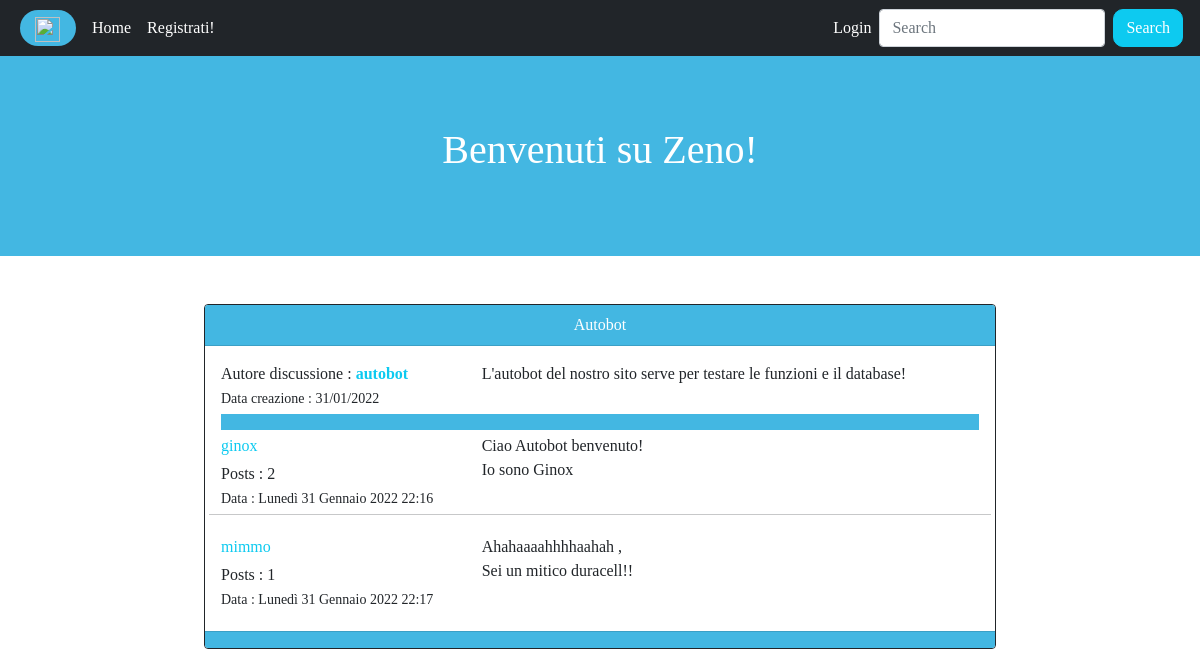
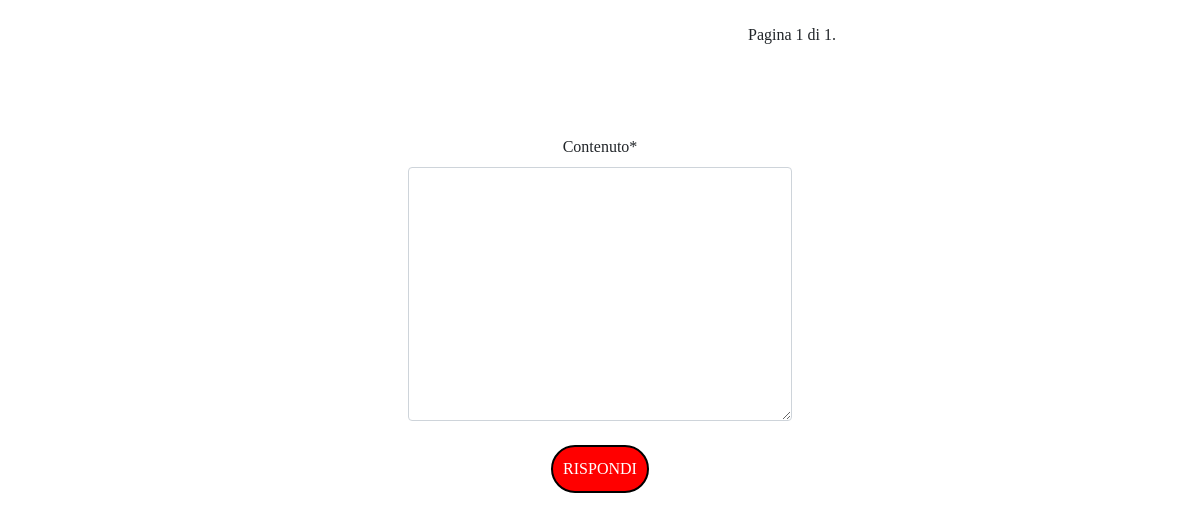
/discussione/3/, run on an earlier commit of the app's database (2 pictures, top to bottom).
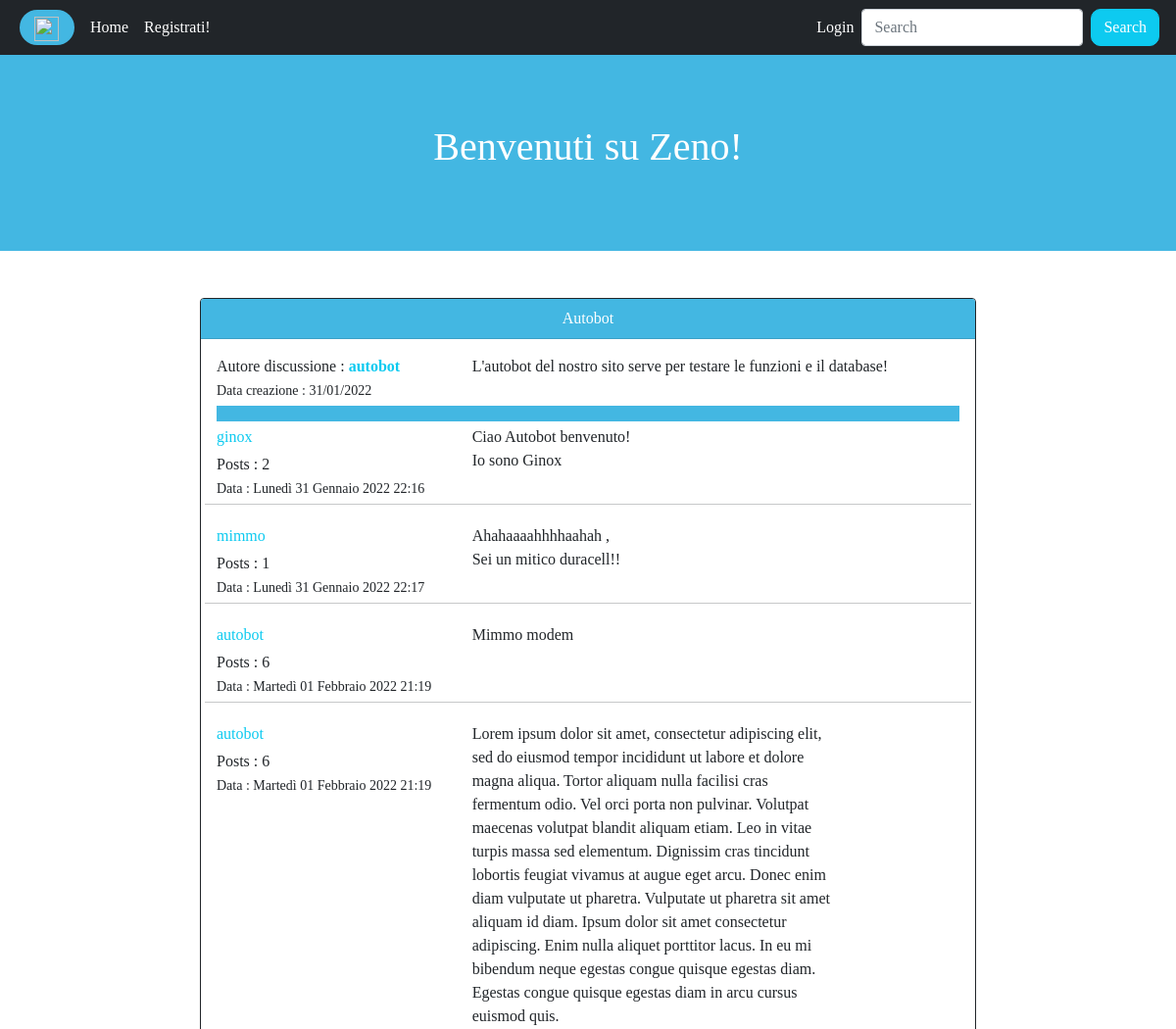
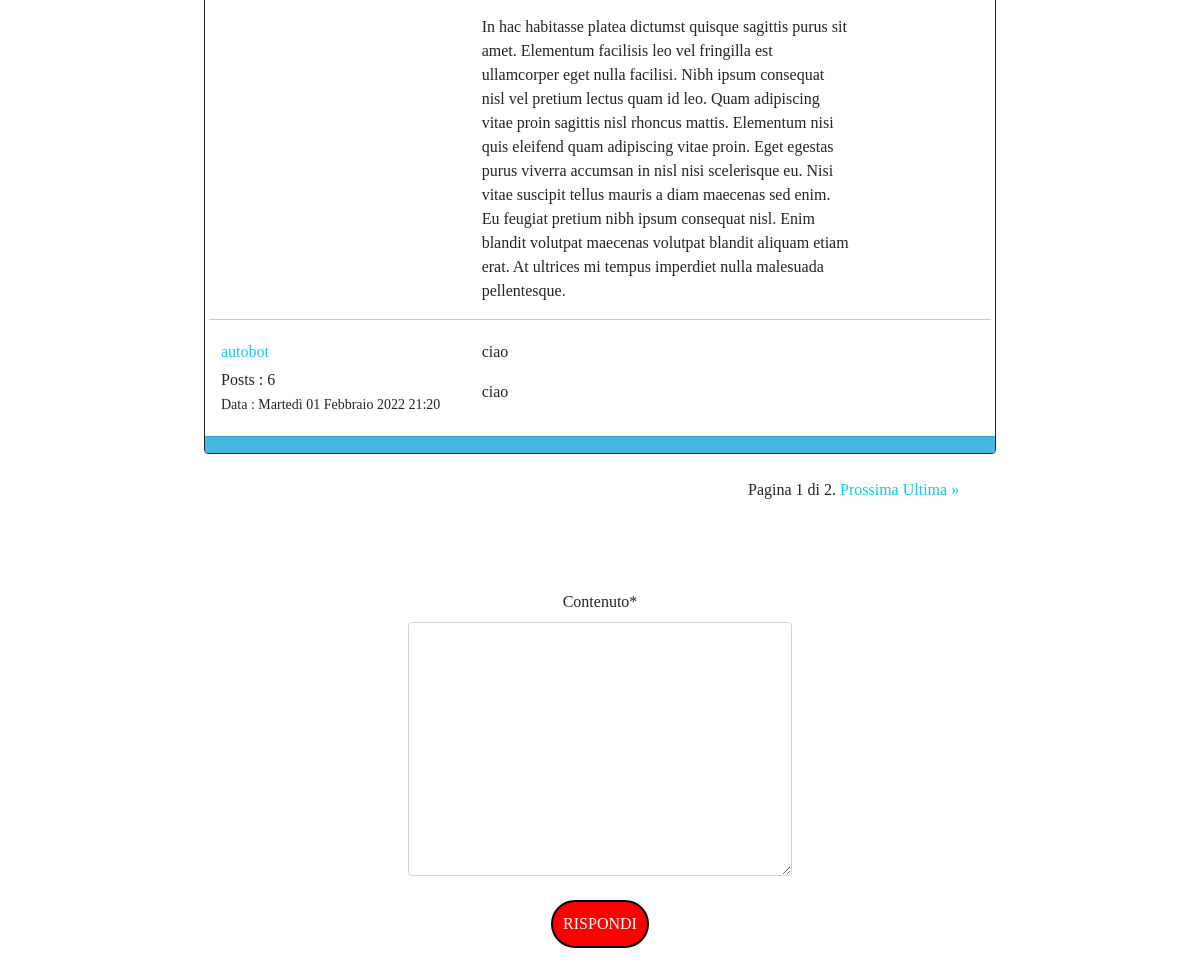
And on a later commit of the database (2 pictures, top to bottom).
### app/models.py (models this page shows, shortened)
class Post(models.Model):
    discussione_appartenenza = models.ForeignKey(Discussione,on_delete=models.CASCADE,related_name='posts_appartenenza')
    autore = models.ForeignKey(User,on_delete=models.CASCADE,related_name='posts')
    contenuto = models.TextField()
    data = models.DateTimeField(auto_now_add=True)

### app/views.py (the view)
# urls.py: path('discussione/<int:pk>/',discussione,name='discussion'),
def discussione(request,pk):
    discussione = get_object_or_404(Discussione,pk=pk)
    posts = Post.objects.filter(discussione_appartenenza=discussione)
    paginator = Paginator(posts,5)
    numero_pagina = request.GET.get('pagina')
    page_obj = paginator.get_page(numero_pagina)
    form_risposta = CreaPostForm()
    context = {'discussione':discussione,'posts':page_obj,'form':form_risposta}
    return render(request,'discussione.html',context)

### app/forms.py
class CreaPostForm(forms.ModelForm):
    contenuto = forms.CharField(widget=forms.Textarea(attrs={
        'rows':10
    }))
    class Meta:
        model = Post
        fields = ['contenuto']
        labels = {'contenuto':'Rispondi'}

### app/templates/discussione.html (shortened to what this page needs)
{% extends 'base.html' %}
{% block content %}
<div class="row justify-content-center" xmlns="http://www.w3.org/1999/html">
    <div class="col-8">
      <div class="card border border-dark">
        <div class="card-header text-center text-white color">{{discussione.titolo}}</div>
        {% if '?pagina=1' in request.get_full_path or not 'pagina' in request.get_full_path %}
            <div class="card-body">
              <div class="row">
                <div class="col-md-4">
                  <p class="card-text my-0">Autore discussione : <strong><a class="link-info" href="{% url 'user_profile' username=discussione.autore.username %}">{{discussione.autore}}</a></strong></p>
                  <p class="card-text mb-1"><small>Data creazione : {{discussione.data|date:"d/m/Y"}}</small></p>
                </div>
                <div class="col-md-8">
                  <p class="card-text">{{discussione.primo_post}}</p>
                </div>
              </div>
        {% endif %}
          {% for post in posts %}
            {% if forloop.first %}
                <div class="row color m-0 p-0">
                </div>
            {% endif %}
            <div class="row">
              <div class="col-md-4">
                <p class="card-text mb-1 mt-1 "><a class="link-info" href="{% url 'user_profile' username=post.autore.username %}">{{post.autore}}</a></p>
                <p class="card-text my-0 ">Posts : {{post.autore.posts.count}}</p>
                <p class="card-text mt-0 mb-1"><small>Data : {{post.data}}</small></p>
              </div>
              <div class="col-md-6">
                <p class="card-text my-1">{{post.contenuto|linebreaks}}</p>
              </div>
              <div class="col-md-2">
              </div>
              {% if not forloop.last %}
                <hr>
              {% endif %}
            </div>
          {% endfor %}
        </div>
        <div class="card-footer color"></div>
      </div>
      <div class="row justify-content-end">
        <div class="col-4 text-center my-4">
          <div class="pagination">
              <span class="step-links">
                  <span class="current">
                      Pagina {{ posts.number }} di {{ posts.paginator.num_pages }}.
                  </span>
                  {% if posts.has_next %}
                      <a href="?pagina={{ posts.next_page_number }}" class="link-info">Prossima</a>
                      <a href="?pagina={{ posts.paginator.num_pages }}" class="link-info">Ultima &raquo;</a>
                  {% endif %}
              </span>
          </div>
        </div>
      </div>
      {% include 'form_risposta.html' %}
    </div>
  </div>
{% endblock content %}

What changed in the data, as far as the page shows it:
added Post: autore "autobot", autore.posts.count "6", data "Martedì 01 Febbraio 2022 21:19", contenuto "Mimmo modem"
added Post: autore "autobot", autore.posts.count "6", data "Martedì 01 Febbraio 2022 21:19", contenuto "Lorem ipsum dolor sit amet, consectetur adipiscing elit, sed do eiusmod tempor incididunt ut labore et dolore magna aliqua. Tortor aliquam nulla facilisi cras fermentum odio. Vel orci porta non pulvinar. Volutpat maecenas volutpat blandit aliquam etiam. Leo in vitae turpis massa sed elementum. Dignissim cras tincidunt lobortis feugiat vivamus at augue eget arcu. Donec enim diam vulputate ut pharetra. Vulputate ut pharetra sit amet aliquam id diam. Ipsum dolor sit amet consectetur adipiscing. Enim nulla aliquet porttitor lacus. In eu mi bibendum neque egestas congue quisque egestas diam. Egestas congue quisque egestas diam in arcu cursus euismod quis. In hac habitasse platea dictumst quisque…"
added Post: autore "autobot", autore.posts.count "6", data "Martedì 01 Febbraio 2022 21:20", contenuto "ciao ciao"
Also different on the page:
{{ posts.paginator.num_pages }}: "1" → "2"
text now shown: "Prossima Ultima »"
